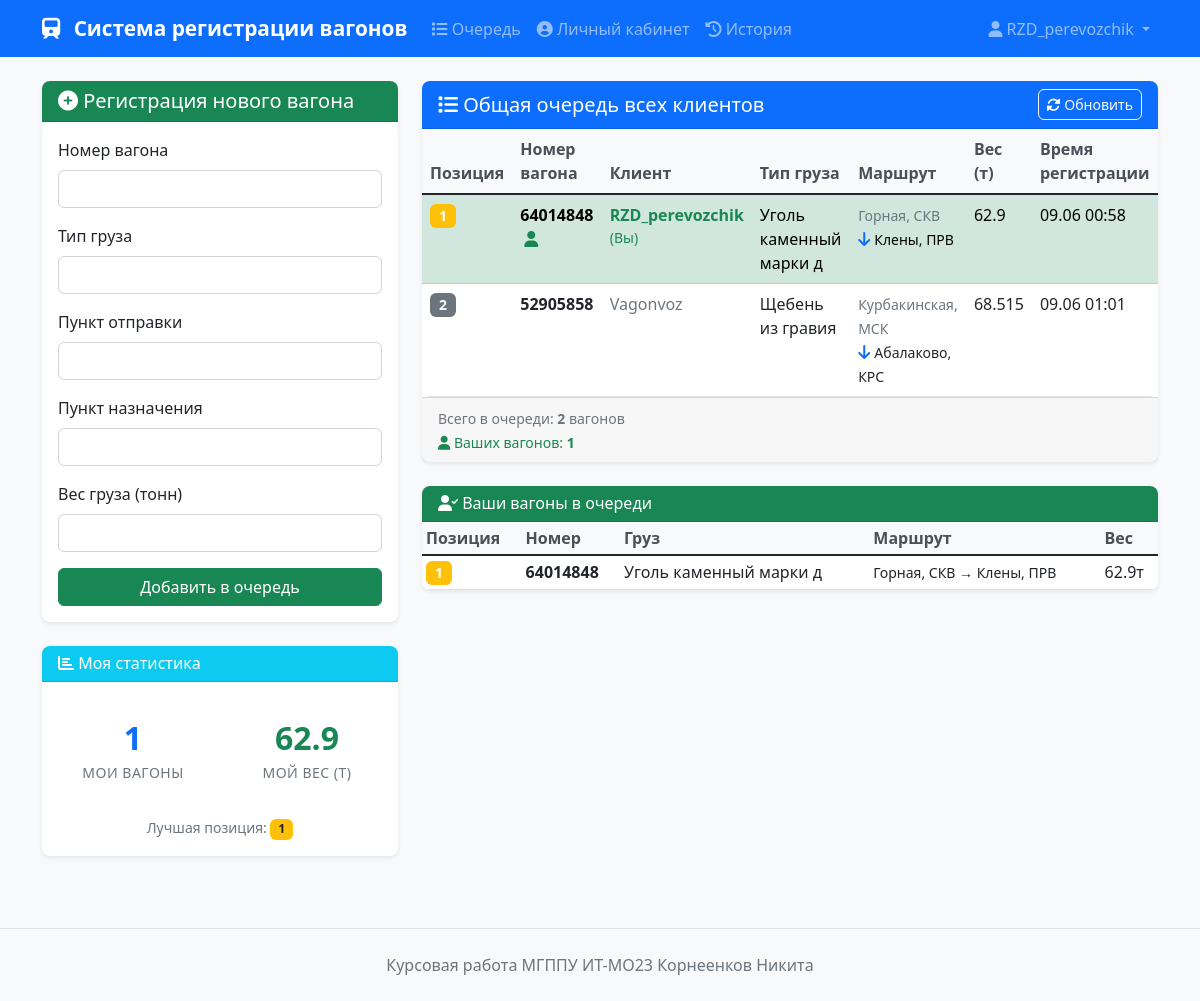
Page / (signed in) on the committed database.
### app.py (models this page shows, shortened)
class User(UserMixin, db.Model):
    id = db.Column(db.Integer, primary_key=True)
    username = db.Column(db.String(80), unique=True, nullable=False)
    email = db.Column(db.String(120), unique=True, nullable=False)
    password_hash = db.Column(db.String(128))
    company_name = db.Column(db.String(200))
    created_at = db.Column(db.DateTime, default=datetime.utcnow)
    wagons = db.relationship('Wagon', backref='owner', lazy=True)

class Wagon(db.Model):
    id = db.Column(db.Integer, primary_key=True)
    wagon_number = db.Column(db.String(50), nullable=False)
    cargo_type = db.Column(db.String(100), nullable=False)
    departure_point = db.Column(db.String(100), nullable=False)
    destination = db.Column(db.String(100), nullable=False)
    weight = db.Column(db.Float, nullable=False)
    position = db.Column(db.Integer, nullable=False)
    timestamp = db.Column(db.DateTime, default=datetime.utcnow)
    status = db.Column(db.String(20), default='в_очереди')
    user_id = db.Column(db.Integer, db.ForeignKey('user.id'), nullable=False)

### app.py (the view)
@app.route('/')
@login_required
def index():
    all_wagons = Wagon.query.filter_by(status='в_очереди').order_by(Wagon.position).all()
    user_wagons = [w for w in all_wagons if w.user_id == current_user.id]
    form = WagonForm()
    return render_template('index.html', wagons=all_wagons, user_wagons=user_wagons, form=form)

### app.py
class WagonForm(FlaskForm):
    wagon_number = StringField('Номер вагона', validators=[DataRequired()])
    cargo_type = StringField('Тип груза', validators=[DataRequired()])
    departure_point = StringField('Пункт отправки', validators=[DataRequired()])
    destination = StringField('Пункт назначения', validators=[DataRequired()])
    weight = FloatField('Вес груза (тонн)', validators=[DataRequired(), NumberRange(min=0.1)])
    submit = SubmitField('Добавить в очередь')

### app.py (called while the page is built)
@login_manager.user_loader
def load_user(user_id):
    return User.query.get(int(user_id))

### templates/index.html (shortened to what this page needs)
{% extends "base.html" %}
{% block content %}
<div class="row">
    <div class="col-lg-4">
        <div class="card">
            <div class="card-header bg-success text-white">
                <h5 class="mb-0">
                    <i class="fas fa-plus-circle"></i> Регистрация нового вагона
                </h5>
            </div>
            <div class="card-body">
                <form method="POST" action="{{ url_for('add_wagon') }}" id="wagonForm">
                    <div class="mb-3">
                        {{ form.wagon_number.label(class="form-label") }}
                        {{ form.wagon_number(class="form-control") }}
                    </div>
                    <div class="mb-3">
                        {{ form.cargo_type.label(class="form-label") }}
                        {{ form.cargo_type(class="form-control") }}
                    </div>
                    <div class="mb-3">
                        {{ form.departure_point.label(class="form-label") }}
                        {{ form.departure_point(class="form-control") }}
                    </div>
                    <div class="mb-3">
                        {{ form.destination.label(class="form-label") }}
                        {{ form.destination(class="form-control") }}
                    </div>
                    <div class="mb-3">
                        {{ form.weight.label(class="form-label") }}
                        {{ form.weight(class="form-control") }}
                    </div>
                    {{ form.submit(class="btn btn-success w-100") }}
                </form>
            </div>
        </div>
        <div class="card mt-4">
            <div class="card-header bg-info text-white">
                <h6 class="mb-0">
                    <i class="fas fa-chart-bar"></i> Моя статистика
                </h6>
            </div>
            <div class="card-body" id="userStatsContainer">
                <div class="row text-center">
                    <div class="col-6">
                        <div class="stat-item">
                            <div class="stat-number text-primary" id="userQueueCount">{{ user_wagons|length }}</div>
                            <div class="stat-label">Мои вагоны</div>
                        </div>
                    </div>
                    <div class="col-6">
                        <div class="stat-item">
                            <div class="stat-number text-success" id="userWeight">
                                {{ "%.1f"|format(user_wagons|sum(attribute='weight')) }}
                            </div>
                            <div class="stat-label">Мой вес (т)</div>
                        </div>
                    </div>
                </div>
                {% if user_wagons %}
                <div class="mt-3 text-center">
                    <small class="text-muted">
                        Лучшая позиция: <span class="badge bg-warning text-dark">{{ user_wagons|map(attribute='position')|min }}</span>
                    </small>
                </div>
                {% endif %}
            </div>
        </div>
    </div>
    <div class="col-lg-8">
        <div class="card">
            <div class="card-header bg-primary text-white d-flex justify-content-between align-items-center">
                <h5 class="mb-0">
                    <i class="fas fa-list"></i> Общая очередь всех клиентов
                </h5>
                <div>
                    <button class="btn btn-outline-light btn-sm" onclick="refreshQueue()">
                        <i class="fas fa-sync-alt"></i> Обновить
                    </button>
                </div>
            </div>
            <div class="card-body p-0">
                {% if wagons %}
                    <div class="table-responsive">
                        <table class="table table-hover mb-0" id="queueTable">
                            <thead class="table-light">
                                <tr>
                                    <th>Позиция</th>
                                    <th>Номер вагона</th>
                                    <th>Клиент</th>
                                    <th>Тип груза</th>
                                    <th>Маршрут</th>
                                    <th>Вес (т)</th>
                                    <th>Время регистрации</th>
                                </tr>
                            </thead>
                            <tbody id="queueTableBody">
                                {% for wagon in wagons %}
                                <tr class="{{ 'table-success' if wagon.user_id == current_user.id else 'table-warning' if wagon.position == 1 else '' }}">
                                    <td>
                                        <span class="badge bg-{{ 'warning' if wagon.position == 1 else 'secondary' }}">
                                            {{ wagon.position }}
                                        </span>
                                    </td>
                                    <td>
                                        <strong>{{ wagon.wagon_number }}</strong>
                                        {% if wagon.user_id == current_user.id %}
                                            <i class="fas fa-user text-success ms-1" title="Ваш вагон"></i>
                                        {% endif %}
                                    </td>
                                    <td>
                                        <span class="{{ 'fw-bold text-success' if wagon.user_id == current_user.id else 'text-muted' }}">
                                            {{ wagon.owner.company_name or wagon.owner.username }}
                                        </span>
                                        {% if wagon.user_id == current_user.id %}
                                            <small class="text-success d-block">(Вы)</small>
                                        {% endif %}
                                    </td>
                                    <td>{{ wagon.cargo_type }}</td>
                                    <td>
                                        <small class="text-muted">{{ wagon.departure_point }}</small>
                                        <br>
                                        <i class="fas fa-arrow-down text-primary"></i>
                                        <small>{{ wagon.destination }}</small>
                                    </td>
                                    <td>{{ wagon.weight }}</td>
                                    <td>{{ wagon.timestamp.strftime('%d.%m %H:%M') }}</td>
                                </tr>
                                {% endfor %}
                            </tbody>
                        </table>
                    </div>
                {% else %}
                    <div class="text-center py-5">
                        <i class="fas fa-inbox fa-3x text-muted mb-3"></i>
                        <p class="text-muted">Очередь пуста</p>
                        <p class="text-muted small">Станьте первым, кто добавит вагон!</p>
                    </div>
                {% endif %}
            </div>
            {% if wagons %}
            <div class="card-footer">
                <div class="d-flex justify-content-between align-items-center">
                    <div>
                        <small class="text-muted">
                            Всего в очереди: <strong>{{ wagons|length }}</strong> вагонов
                        </small>
                        <br>
                        <small class="text-success">
                            <i class="fas fa-user"></i> Ваших вагонов: <strong>{{ user_wagons|length }}</strong>
                        </small>
                    </div>
                </div>
            </div>
            {% endif %}
        </div>
        {% if user_wagons %}
        <div class="card mt-3">
            <div class="card-header bg-success text-white">
                <h6 class="mb-0">
                    <i class="fas fa-user-check"></i> Ваши вагоны в очереди
                </h6>
            </div>
            <div class="card-body p-0">
                <div class="table-responsive">
                    <table class="table table-sm mb-0">
                        <thead class="table-light">
                            <tr>
                                <th>Позиция</th>
                                <th>Номер</th>
                                <th>Груз</th>
                                <th>Маршрут</th>
                                <th>Вес</th>
                            </tr>
                        </thead>
                        <tbody>
                            {% for wagon in user_wagons %}
                            <tr>
                                <td>
                                    <span class="badge bg-{{ 'warning' if wagon.position <= 3 else 'secondary' }}">
                                        {{ wagon.position }}
                                    </span>
                                </td>
                                <td><strong>{{ wagon.wagon_number }}</strong></td>
                                <td>{{ wagon.cargo_type }}</td>
                                <td>
                                    <small>{{ wagon.departure_point }} → {{ wagon.destination }}</small>
                                </td>
                                <td>{{ wagon.weight }}т</td>
                            </tr>
                            {% endfor %}
                        </tbody>
                    </table>
                </div>
            </div>
        </div>
        {% endif %}
    </div>
</div>
{% endblock %}

### templates/base.html (shortened to what this page needs)
<!DOCTYPE html>
<html lang="ru">
<head>
    <link href="https://cdn.jsdelivr.net/npm/bootstrap@5.1.3/dist/css/bootstrap.min.css" rel="stylesheet">
    <link href="https://cdnjs.cloudflare.com/ajax/libs/font-awesome/6.0.0/css/all.min.css" rel="stylesheet">
    <link href="{{ url_for('static', filename='css/style.css') }}" rel="stylesheet">
</head>
<body>
    <nav class="navbar navbar-expand-lg navbar-dark bg-primary">
        <div class="container">
            <a class="navbar-brand" href="{{ url_for('index') }}">
                <i class="fas fa-train"></i> Система регистрации вагонов
            </a>
            {% if current_user.is_authenticated %}
            <div class="collapse navbar-collapse" id="navbarNav">
                <div class="navbar-nav me-auto">
                    <a class="nav-link" href="{{ url_for('index') }}">
                        <i class="fas fa-list"></i> Очередь
                    </a>
                    <a class="nav-link" href="{{ url_for('dashboard') }}">
                        <i class="fas fa-user-circle"></i> Личный кабинет
                    </a>
                    <a class="nav-link" href="{{ url_for('history') }}">
                        <i class="fas fa-history"></i> История
                    </a>
                </div>
                <div class="navbar-nav">
                    <div class="nav-item dropdown">
                        <a class="nav-link dropdown-toggle" href="#" role="button" data-bs-toggle="dropdown">
                            <i class="fas fa-user"></i>
                            {{ current_user.company_name or current_user.username }}
                        </a>
                    </div>
                </div>
            </div>
            {% endif %}
        </div>
    </nav>
    <div class="container mt-4">
        {% block content %}{% endblock %}
    </div>
    <footer class="bg-light mt-5 py-4">
        <div class="container text-center">
            <p class="text-muted mb-0">
                Курсовая работа МГППУ ИТ-МО23 Корнеенков Никита
            </p>
        </div>
    </footer>
</body>
</html>

### static/css/style.css (style rules this page uses)
body { background-color: #f8f9fa; font-family: 'Segoe UI', Tahoma, Geneva, Verdana, sans-serif; }
.navbar-brand { font-weight: bold; font-size: 1.3rem; }
.navbar-brand i { margin-right: 8px; }
.card { border: none; box-shadow: 0 0.125rem 0.25rem rgba(0, 0, 0, 0.075); border-radius: 0.5rem; margin-bottom: 1.5rem; }
.card-header { border-radius: 0.5rem 0.5rem 0 0 !important; font-weight: 600; }
.form-control { border-radius: 0.375rem; border: 1px solid #ced4da; transition: border-color 0.15s ease-in-out, box-shadow 0.15s ease-in-out; }
.btn { border-radius: 0.375rem; font-weight: 500; transition: all 0.15s ease-in-out; }
.btn-success { background-color: #198754; border-color: #198754; }
.table { border-radius: 0.5rem; overflow: hidden; }
.table th { background-color: #f8f9fa; font-weight: 600; border-top: none; color: #495057; }
.badge { font-size: 0.875em; border-radius: 0.375rem; }
.stat-item { padding: 1rem 0; }
.stat-number { font-size: 2rem; font-weight: bold; color: #495057; }
.stat-label { font-size: 0.875rem; color: #6c757d; text-transform: uppercase; letter-spacing: 0.5px; }
.card { animation: fadeIn 0.3s ease-out; }
footer { margin-top: auto; border-top: 1px solid #dee2e6; }

### rows in the picture
User: company_name "RZD_perevozchik"
Wagon: position "1", wagon_number "64014848", owner "RZD_perevozchik", shows "(Вы)", cargo_type "Уголь каменный марки д", departure_point "Горная, СКВ", destination "Клены, ПРВ", weight "62.9", timestamp "09.06 00:58"
Wagon: position "2", wagon_number "52905858", owner "Vagonvoz", cargo_type "Щебень из гравия", departure_point "Курбакинская, МСК", destination "Абалаково, КРС", weight "68.515", timestamp "09.06 01:01"

### other values in the picture
{{ user_wagons|length }} "1"
{{ "%.1f"|format(user_wagons|sum(attribute='weight')) }} "62.9"
{{ user_wagons|map(attribute='position')|min }} "1"
{{ wagons|length }} "2"
